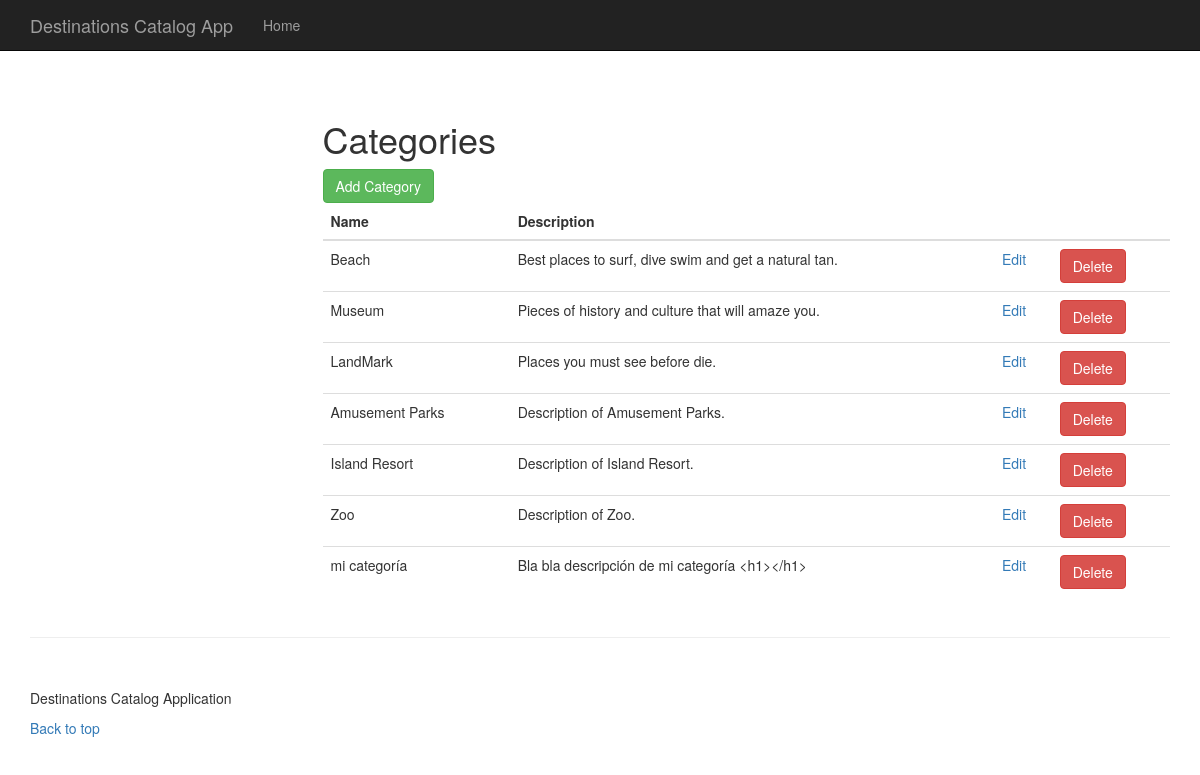
The page /categories on the database as committed earlier.
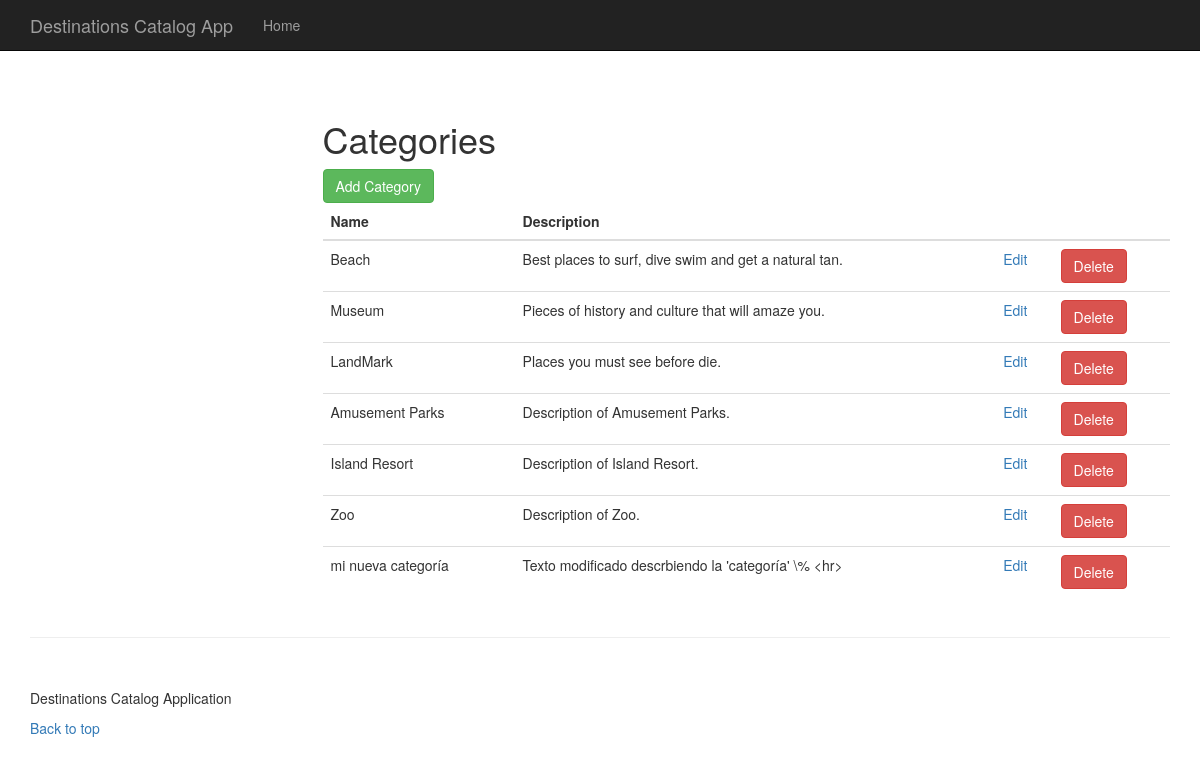
The same page on the database as committed later.
### itemCatalog/models.py (models this page shows, shortened)
class Category(db.Model):
    id = db.Column(db.Integer, primary_key=True)
    name = db.Column(db.String(80), unique=True, nullable=False)
    description = db.Column(db.Text())
    items = db.relationship('Item', backref = "category", lazy = "dynamic")

### itemCatalog/views.py (the view)
@app.route('/categories')
def listCategories():
    cats = Category.query.all()
    return render_template('categories.html', categories=cats)

### itemCatalog/templates/categories.html (shortened to what this page needs)
{% extends "mainLayout.html" %}
{% block content %}
    <h1>Categories</h1>
    <a class="btn btn-success" href="{{ url_for('.newCategory') }}">Add Category</a>
    <div class="table-responsive">
        <table class="table table-hover">
            <thead>
                <tr>
                    <th>Name</th>
                    <th>Description</th>
                    <th></th>
                    <th></th>
                </tr>
            </thead>
            <tbody>
                {% for cat in categories %}
                    <tr>
                        <td>{{ cat.name }}</td>
                        <td>{{ cat.description }}</td>
                        <td><a href="{{ url_for('.editCategory', category_id=cat.id) }}">Edit</a></td>
                        <td>
                            <form method="POST" action="{{ url_for('.deleteCategory', category_id=cat.id) }}">
                                <button type="submit" class="btn btn-danger">Delete</button>
                            </form>
                        </td>
                    </tr>
                {% endfor %}
            </tbody>
        </table>
    </div>
{% endblock %}

### itemCatalog/templates/mainLayout.html (shortened to what this page needs)
<!DOCTYPE html>
<html lang="en">
<head>
    <link href="{{url_for('static', filename='css/bootstrap.min.css')}}" rel="stylesheet">
    <link href="{{url_for('static', filename='css/styles.css')}}" rel="stylesheet">
</head>
<body>
    <nav class="navbar navbar-inverse navbar-fixed-top" role="navigation">
        <div class="container">
            <div class="navbar-header">
                <a class="navbar-brand" href="{{ url_for('.home') }}">Destinations Catalog App</a>
            </div>
            <div class="collapse navbar-collapse" id="ictlog-navbar-collapse">
                <ul class="nav navbar-nav">
                    <li>
                        <a href="#">Home</a>
                    </li>
                </ul>
            </div>
        </div>
    </nav>
    <div class="container">
        <dir class="row">
            <div class="col-lg-12">
            </div>
        </dir>
        <div class="row">
            <div class="col-md-3">
            </div>
            <div class="col-md-9">
                {% block content %}
                {% endblock %}
            </div>
        </div>
        <hr>
        <footer>
            <div class="row">
                <div class="col-lg-12">
                    <p>Destinations Catalog Application</p>
                    <p><a href="#">Back to top</a></p>
                </div>
            </div>
        </footer>
    </div>
</body>
</html>

### itemCatalog/static/css/styles.css (style rules this page uses)
body { padding-top: 70px; }
footer { margin: 50px 0; }

Rows that differ between the two databases and show on the page:
changed Category: name "mi categoría" → "mi nueva categoría"; description "Bla bla descripción de mi categoría <h1></h1>" → "Texto modificado descrbiendo la 'categoría' \\% <hr>"
